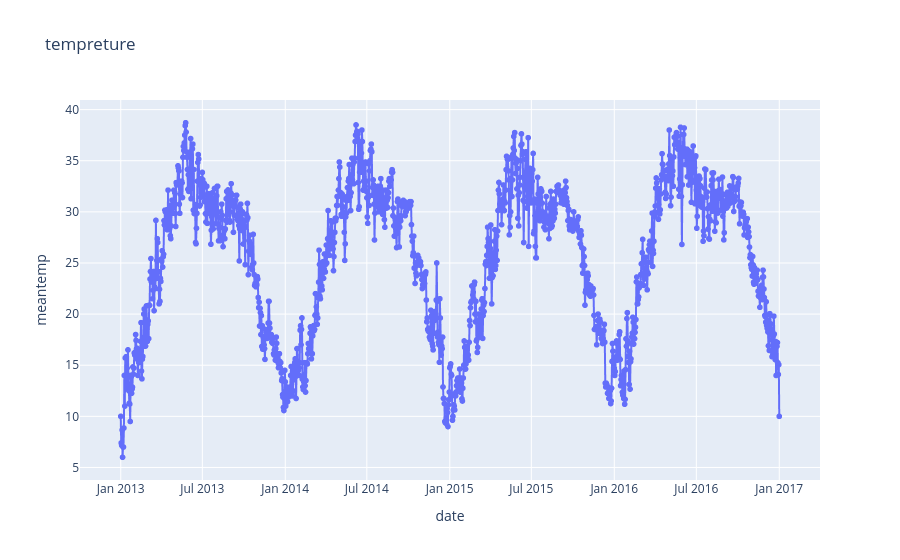

Source (notebook cell):
### Code cell
fig = px.line(df, x="date", y="meantemp", title='tempreture', markers=True)
fig.show()

### Figure 1 — Plotly figure (JSON) as saved in the notebook; plotly's stock layout.template omitted (floating-point values rounded to 4 significant figures; data arrays with more than 128 entries replaced by an {"elided": "..."} marker saying what was removed)
{"data": [{"hovertemplate": "date=%{x}<br>meantemp=%{y}<extra></extra>", "legendgroup": "", "line": {"color": "#636efa", "dash": "solid"}, "marker": {"symbol": "circle"}, "mode": "lines+markers", "name": "", "showlegend": false, "type": "scattergl", "x": {"elided": "1462 str values"}, "xaxis": "x", "y": {"elided": "1462 float values"}, "yaxis": "y"}], "layout": {"legend": {"tracegroupgap": 0}, "title": {"text": "tempreture"}, "xaxis": {"anchor": "y", "domain": [0, 1], "title": {"text": "date"}}, "yaxis": {"anchor": "x", "domain": [0, 1], "title": {"text": "meantemp"}}}}
